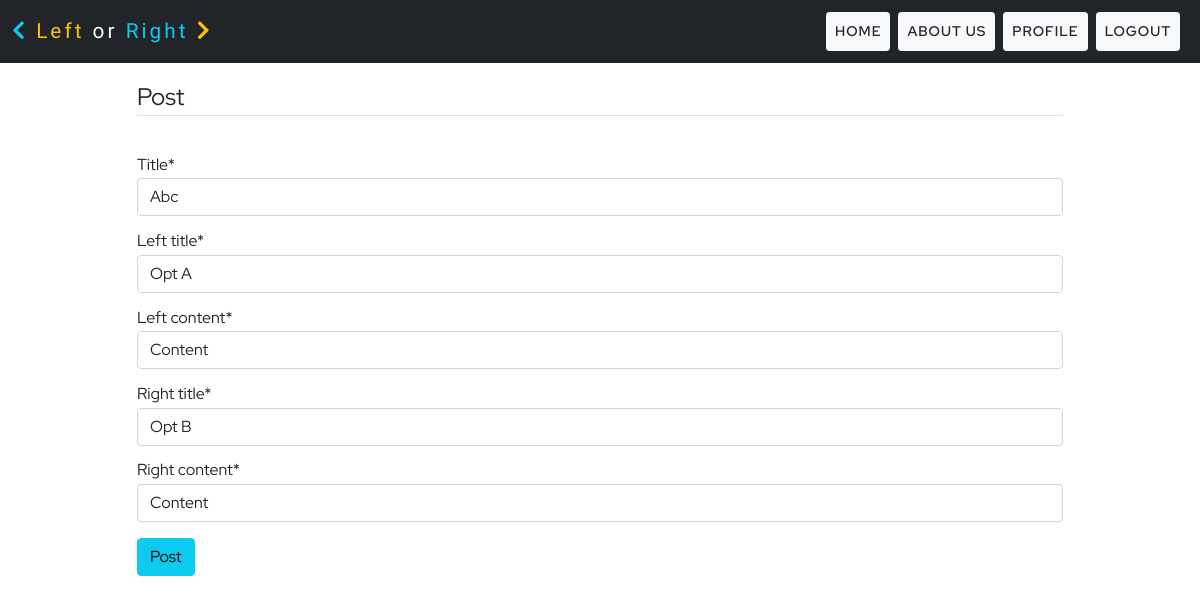
/post/1/update (signed in), run on the app's committed database.
### feed/models.py (models this page shows, shortened)
class Post(models.Model):
    title = models.CharField(max_length=250)
    datetime = models.DateTimeField(default=timezone.now)
    uname = models.ForeignKey(User, on_delete=models.CASCADE)
    left_title = models.CharField(max_length=200, default='')
    left_content = models.CharField(max_length=200, default='')
    left_vote = models.ManyToManyField(User, blank=True, related_name='left_vote')
    right_title = models.CharField(max_length=200, default='')
    right_content = models.CharField(max_length=200, default='')
    right_vote = models.ManyToManyField(User, blank=True, related_name='right_vote')

### feed/views.py (the view, shortened to what this page needs)
# urls.py: path('post/<int:pk>/update', UpdatePostView.as_view(), name='update_post'),
class UpdatePostView(LoginRequiredMixin, UpdateView, UserPassesTestMixin):
    model = Post
    fields = ['title', 'left_title', 'left_content', 'right_title', 'right_content']
    success_url = '/home'

### feed/templates/feed/post_form.html (shortened to what this page needs)
{% extends 'feed/base.html' %}
{% load crispy_forms_tags %}
{% block content %}
<div class="container">
    <div class="row justify-content-center my-3">
        <div class="col-10 red-hat-font">
            <form action="" method="POST">
                <fieldset class="form-group">
                    <legend class="border-bottom mb-4">
                        Post
                    </legend>
                    {{form | crispy}}
                </fieldset>
                <div class="form-group my-3">
                    <button class="btn btn-info" type="submit">
                        Post
                    </button>
                </div>
            </form>
        </div>
    </div>
</div>
{% endblock content %}

### feed/static/css/main.css (style rules this page uses)
.red-hat-font { font-family: 'Red Hat Display', sans-serif; }
label { padding: 0.8em 0 0.1em 0; }

### data on the page
Post: title "Abc", left_title "Opt A", left_content "Content", right_title "Opt B", right_content "Content"
